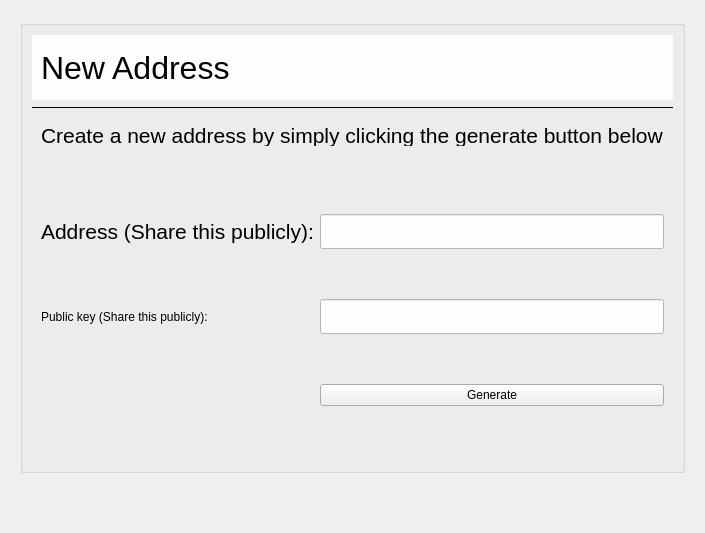
         <widget class="QWidget" name="address_create_page">
          <layout class="QGridLayout" name="gridLayout_21">
           <item row="0" column="0">
            <widget class="QFrame" name="frame_23">
             <property name="minimumSize">
              <size>
               <width>0</width>
               <height>100</height>
              </size>
             </property>
             <property name="frameShape">
              <enum>QFrame::NoFrame</enum>
             </property>
             <property name="frameShadow">
              <enum>QFrame::Raised</enum>
             </property>
             <layout class="QGridLayout" name="gridLayout_28">
              <item row="0" column="0">
               <widget class="QGroupBox" name="groupBox_2">
                <property name="title">
                 <string/>
                </property>
                <layout class="QVBoxLayout" name="verticalLayout_12">
                 <item>
                  <widget class="QFrame" name="address_label_frame">
                   <property name="minimumSize">
                    <size>
                     <width>0</width>
                     <height>65</height>
                    </size>
                   </property>
                   <property name="maximumSize">
                    <size>
                     <width>16777215</width>
                     <height>65</height>
                    </size>
                   </property>
                   <property name="styleSheet">
                    <string notr="true">background-color: rgb(253, 253, 255);
</string>
                   </property>
                   <property name="frameShape">
                    <enum>QFrame::NoFrame</enum>
                   </property>
                   <property name="frameShadow">
                    <enum>QFrame::Raised</enum>
                   </property>
                   <layout class="QVBoxLayout" name="verticalLayout_4">
                    <item>
                     <widget class="QLabel" name="address_create_label">
                      <property name="font">
                       <font>
                        <family>Helvetica</family>
                        <pointsize>24</pointsize>
                        <weight>50</weight>
                        <italic>false</italic>
                        <bold>false</bold>
                       </font>
                      </property>
                      <property name="styleSheet">
                       <string notr="true">background-color: rgb(253, 253, 255,0);
font: 24pt &quot;Helvetica&quot;;
</string>
                      </property>
                      <property name="text">
                       <string>New Address</string>
                      </property>
                     </widget>
                    </item>
                   </layout>
                  </widget>
                 </item>
                 <item>
                  <widget class="Line" name="line_6">
                   <property name="frameShadow">
                    <enum>QFrame::Plain</enum>
                   </property>
                   <property name="orientation">
                    <enum>Qt::Horizontal</enum>
                   </property>
                  </widget>
                 </item>
                 <item>
                  <widget class="QFrame" name="frame_20">
                   <property name="minimumSize">
                    <size>
                     <width>0</width>
                     <height>0</height>
                    </size>
                   </property>
                   <property name="maximumSize">
                    <size>
                     <width>16777215</width>
                     <height>40</height>
                    </size>
                   </property>
                   <property name="styleSheet">
                    <string notr="true">border-radius: 3px;
QFrame#frame_20{border-radius: 3px;}
</string>
                   </property>
                   <property name="frameShape">
                    <enum>QFrame::NoFrame</enum>
                   </property>
                   <property name="frameShadow">
                    <enum>QFrame::Raised</enum>
                   </property>
                   <layout class="QVBoxLayout" name="verticalLayout_11">
                    <item alignment="Qt::AlignVCenter">
                     <widget class="QLabel" name="address_sublabel">
                      <property name="font">
                       <font>
                        <family>Helvetica</family>
                        <pointsize>16</pointsize>
                        <weight>50</weight>
                        <italic>false</italic>
                        <bold>false</bold>
                       </font>
                      </property>
                      <property name="styleSheet">
                       <string notr="true">font: 16pt 'Helvetica'</string>
                      </property>
                      <property name="text">
                       <string>Create a new address by simply clicking the generate button below</string>
                      </property>
                     </widget>
                    </item>
                   </layout>
                  </widget>
                 </item>
                 <item>
                  <widget class="QFrame" name="address_create_frame">
                   <property name="minimumSize">
                    <size>
                     <width>0</width>
                     <height>300</height>
                    </size>
                   </property>
                   <property name="maximumSize">
                    <size>
                     <width>16777215</width>
                     <height>300</height>
                    </size>
                   </property>
                   <property name="toolTip">
                    <string>Click generate to create a new publick key, private key, and address.</string>
                   </property>
                   <property name="styleSheet">
                    <string notr="true">QFrame#address_create_frame{border-radius: 3px;}</string>
                   </property>
                   <property name="frameShape">
                    <enum>QFrame::NoFrame</enum>
                   </property>
                   <property name="frameShadow">
                    <enum>QFrame::Raised</enum>
                   </property>
                   <property name="lineWidth">
                    <number>0</number>
                   </property>
                   <layout class="QGridLayout" name="gridLayout_38">
                    <item row="0" column="0">
                     <widget class="QLabel" name="address_label">
                      <property name="maximumSize">
                       <size>
                        <width>16777215</width>
                        <height>50</height>
                       </size>
                      </property>
                      <property name="font">
                       <font>
                        <family>Helvetica</family>
                        <pointsize>16</pointsize>
                        <weight>50</weight>
                        <italic>false</italic>
                        <bold>false</bold>
                       </font>
                      </property>
                      <property name="styleSheet">
                       <string notr="true">font: 16pt 'Helvetica'</string>
                      </property>
                      <property name="text">
                       <string>Address (Share this publicly):</string>
                      </property>
                     </widget>
                    </item>
                    <item row="1" column="1">
                     <widget class="QLineEdit" name="pubkey_line">
                      <property name="minimumSize">
                       <size>
                        <width>0</width>
                        <height>35</height>
                       </size>
                      </property>
                      <property name="toolTip">
                       <string>Your public key. </string>
                      </property>
                      <property name="styleSheet">
                       <string notr="true">background-color: rgb(253, 253, 255);</string>
                      </property>
                     </widget>
                    </item>
                    <item row="1" column="0">
                     <widget class="QLabel" name="pubkey_label">
                      <property name="maximumSize">
                       <size>
                        <width>16777215</width>
                        <height>50</height>
                       </size>
                      </property>
                      <property name="styleSheet">
                       <string notr="true">font: 16pt 'Helvetica'</string>
                      </property>
                      <property name="text">
                       <string>Public key (Share this publicly):</string>
                      </property>
                     </widget>
                    </item>
                    <item row="0" column="1">
                     <widget class="QLineEdit" name="address_line">
                      <property name="minimumSize">
                       <size>
                        <width>0</width>
                        <height>35</height>
                       </size>
                      </property>
                      <property name="toolTip">
                       <string>Your public address.</string>
                      </property>
                      <property name="styleSheet">
                       <string notr="true">background-color: rgb(253, 253, 255);</string>
                      </property>
                     </widget>
                    </item>
                    <item row="2" column="1">
                     <widget class="QPushButton" name="address_gen_btn">
                      <property name="toolTip">
                       <string>Generate your address and associated keys.</string>
                      </property>
                      <property name="text">
                       <string>Generate</string>
                      </property>
                     </widget>
                    </item>
                   </layout>
                   <zorder>pubkey_label</zorder>
                   <zorder>address_label</zorder>
                   <zorder>address_line</zorder>
                   <zorder>pubkey_line</zorder>
                   <zorder>address_gen_btn</zorder>
                  </widget>
                 </item>
                </layout>
               </widget>
              </item>
              <item row="1" column="0">
               <spacer name="verticalSpacer_2">
                <property name="orientation">
                 <enum>Qt::Vertical</enum>
                </property>
                <property name="sizeHint" stdset="0">
                 <size>
                  <width>20</width>
                  <height>40</height>
                 </size>
                </property>
               </spacer>
              </item>
             </layout>
            </widget>
           </item>
          </layout>
         </widget>
